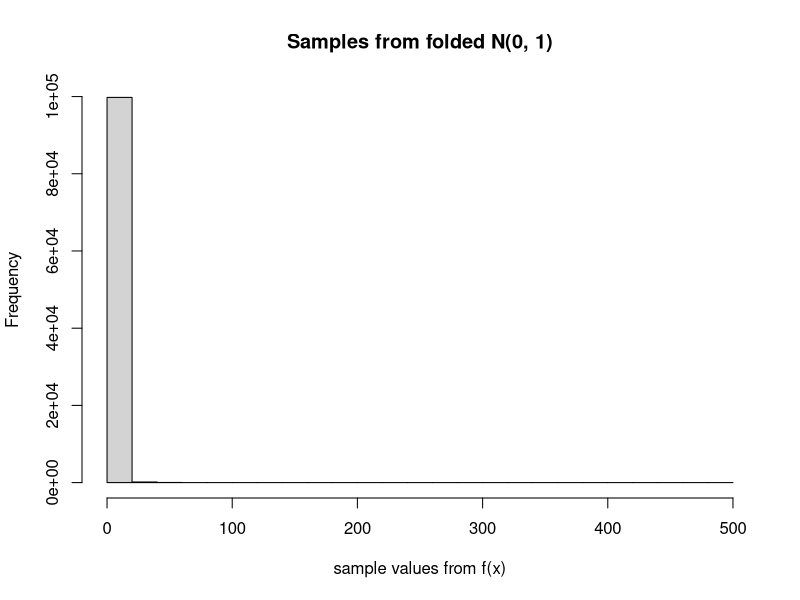
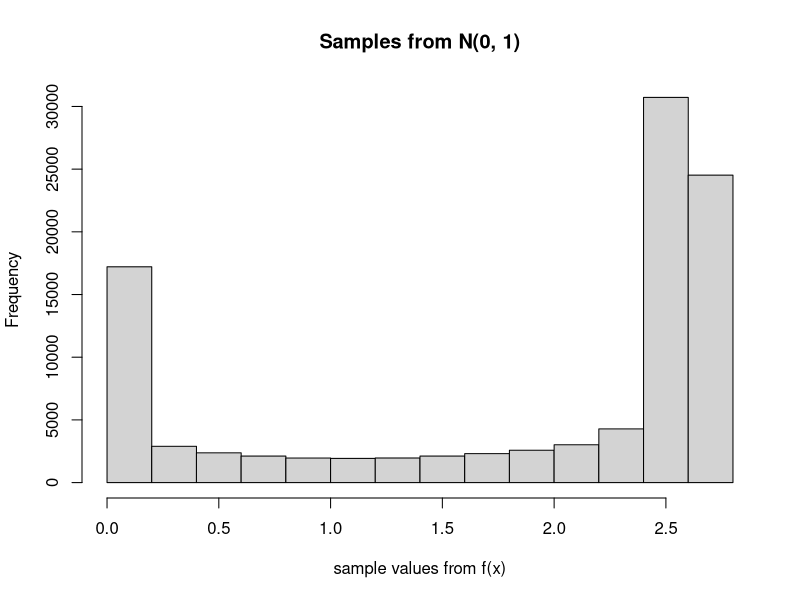
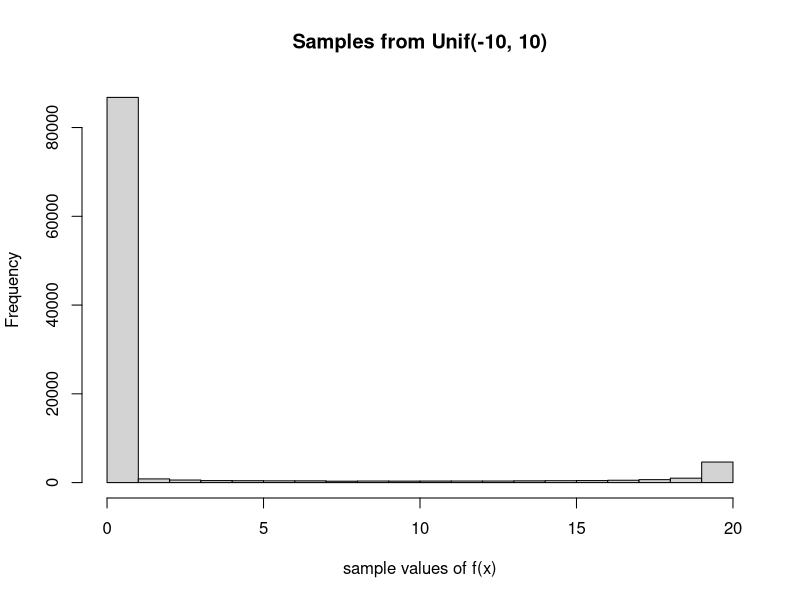

Write the R code that produced these figures, in order.
#==============================================
# MonteCarlo_Importance_Sampling_Compact_Spport
#==============================================

# evaluate I = int_{-inf}^{inf} exp(-x^4) dx
# Method : Monte Carlo Integration
  # E_f[h(x)] = int h(x) f(x) dx
  # where f(x) is easy to sample from 

# to construct an f(x) easy to sample from 
# let y = sqrt(2) x^2
# by substitution derivation
# I = 2^{-5/4} int_0^{inf} sqrt(2*pi / y) 2*phi(y) dy
  # 2*phi(y) is P(|Y| < y) the density of std.N(0, 1) 
    # truncated from postive Real line
  # computation can 1. sample from N(0, 1)
                    # 2. take abs of these sample values


#-------------------
# mc sampling target
#-------------------
# mc1: truncated (folded) normal sampling distribution
mc1 <- function(x) {
  sqrt(2 * pi / abs(x))
}

draws <- rnorm(1e5)
values1 <- sapply(draws, mc1)
values1 <- values1 * 2^{-5/4}
hist(values1, xlab = paste0("sample values from ", expression(f(x))),
     main = "Samples from folded N(0, 1)")


# mc2: importance sampling from N(0, 1) 
mc2 <- function(x) {
  exp(-x^4) / dnorm(x)
}

draws2 <- rnorm(1e5)
values2 <- sapply(draws2, mc2)
hist(values2, xlab = paste0("sample values from ", expression(f(x))),
     main = "Samples from N(0, 1)")


# mc3: uniform sampling distribution

# since when x = 10, exp^{-10^4} = 0
# means exp^{-x^4} decreases to 0 quickly
# so can truncate the tail and turn I into a compact support
# I = int_{-10}^{10} exp(-x^4)
  # = int_{-10}^{10} 20*exp(-x^4) / (10-(-10)) dx
  # which is an average of 20*exp(-x^4) wrt unif(-10, 10)

# so sample from Unif(-10, 10)
# evaluate 20*exp(-x^4) and take average

mc3 <- function(x) {
  20 * exp(-x^4)
}

draws3 <- runif(1e5, -10, 10)
values3 <- sapply(draws3, mc3)

hist(values3, xlab = paste0("sample values of ", expression(f(x))),
     main = "Samples from Unif(-10, 10)")


#----------------------------------
# Root Mean Square Errors of samples
#----------------------------------

RMSE <- function(values) {
  sd(values) / sqrt(length(values))
}


#--------------------------------------------------
# Means of sampled values from f(x) using 3 methods
#--------------------------------------------------
# Method 0, 
  # closed from derived using substituion u = x^4 and
  # Gamma(x |a, b)

# true value of I 
m0 <- gamma(1/4) / 2 
# [1] 1.812805

# Method 1,
  # use Monte Carlo integration
  # let y = sqrt(2)*x^2
  # substitue, 
  # f(x) = 2phi(x), a folded N(0,1), only positive real line

m1 <- mean(values1) 
# values1 <- values1 * 2^{-5/4}


# Method 2,
  # importance sampling
  # sample from f(x) = N(0, 1)
  # evaluate exp^{-x^4} / dnorm(x)

m2 <- mean(values2)


# Method 3,
  # truncated support or compact support
  # I = int_{-10}^{10} exp^{-x^4} 
    # = int_{-10}^{10} 20*exp^{-x^4} / (10 - (-10))
  # sample from f(x) = Unif(-10, 10)
  # evaluate 20*exp^{-x^4}

m3 <- mean(values3)

MEANS <- c(m0, m1, m2, m3)

RMSEs <- c(NA, RMSE(values1), RMSE(values2), RMSE(values3))

mc.df <- data.frame(Means = MEANS, RMSEs = RMSEs, 
           row.names = c("True value", "Folded N(0, 1)",
                         "Full N(0, 1)", 
                         "Truncated Unif(-10, 10)"))

library(xtable)
xtable(mc.df)

## ideally, histogram of sampled values using each method 
# is centered around the true mean 1.813
# but the sampled values scattered in different ways






